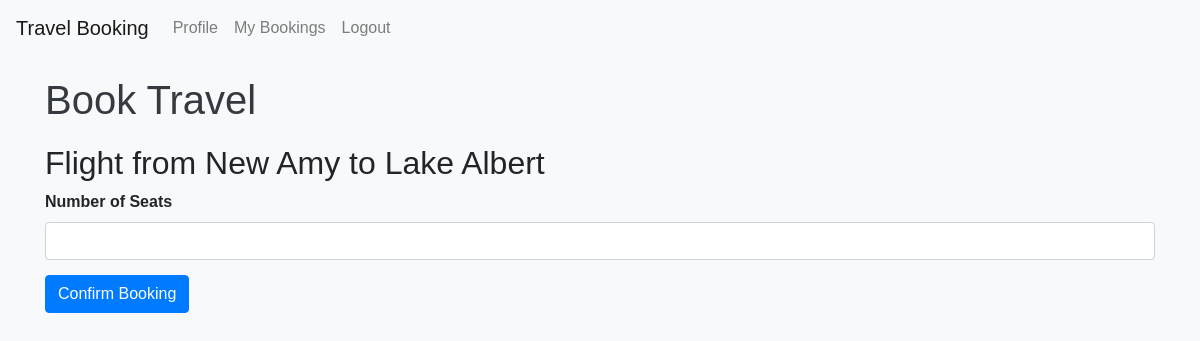
Page /book/1/ (signed in) on the committed database.
### bookings/models.py (models this page shows, shortened)
class TravelOption(models.Model):
    TRAVEL_TYPE_CHOICES = [
        ('Flight', 'Flight'),
        ('Train', 'Train'),
        ('Bus', 'Bus'),
    ]
    travel_id = models.AutoField(primary_key=True)
    travel_type = models.CharField(max_length=10, choices=TRAVEL_TYPE_CHOICES, default='Flight')
    source = models.CharField(max_length=100)
    destination = models.CharField(max_length=100)
    date_time = models.DateTimeField()
    price = models.DecimalField(max_digits=10, decimal_places=2)
    available_seats = models.PositiveIntegerField()

### bookings/views.py (the view)
# urls.py: path('book/<int:travel_id>/', views.book, name='book'),
@login_required
def book(request, travel_id):
    travel_option = get_object_or_404(TravelOption, pk=travel_id)
    if request.method == 'POST':
        form = BookingForm(request.POST)
        if form.is_valid():
            number_of_seats = form.cleaned_data['number_of_seats']
            total_price = travel_option.price * number_of_seats
            Booking.objects.create(
                user=request.user,
                travel_option=travel_option,
                number_of_seats=number_of_seats,
                total_price=total_price
            )
            return redirect('my_bookings')
    else:
        form = BookingForm()
    context = {
        'travel_option': travel_option,
        'form': form
    }
    return render(request, 'book_travel.html', context)

### bookings/forms.py
class BookingForm(forms.ModelForm):
    class Meta:
        model = Booking
        fields = ['number_of_seats']
    def __init__(self, *args, **kwargs):
        super().__init__(*args, **kwargs)
        self.fields['number_of_seats'].widget.attrs.update({'class': 'form-control'})

### bookings/templatetags/custom_filters.py (called while the page is built)
@register.filter
def add_class(field, css_class):
    if hasattr(field, 'widget'):
        current_classes = field.field.widget.attrs.get('class', '')
        new_classes = f'{current_classes} {css_class}'.strip()
        field.field.widget.attrs['class'] = new_classes
    return field

### bookings/templates/book_travel.html (shortened to what this page needs)
{% extends 'base.html' %}
{% load custom_filters %}
{% block content %}
    <h1>Book Travel</h1>
    <h2>{{ travel_option.travel_type }} from {{ travel_option.source }} to {{ travel_option.destination }}</h2>
    <form method="post">
        <div class="form-group">
            <label for="number_of_seats">Number of Seats</label>
            {{ form.number_of_seats|add_class:"form-control" }}
        </div>
        <button type="submit" class="btn btn-primary">Confirm Booking</button>
    </form>
{% endblock %}

### bookings/static/bookings/styles.css (style rules this page uses)
body { font-family: Arial, sans-serif; background-color: #f8f9fa; }
h1 { color: #343a40; margin-bottom: 20px; }
.form-group { margin-bottom: 15px; }
label { font-weight: bold; }
.btn-primary { background-color: #007bff; border-color: #007bff; }

### rows in the picture
TravelOption: travel_type "Flight", source "New Amy", destination "Lake Albert"
